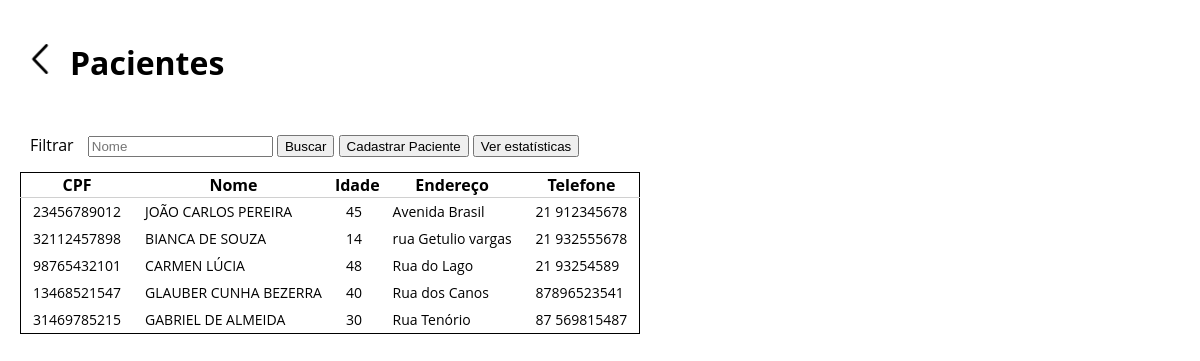
The page /patients/ on the database as committed earlier.
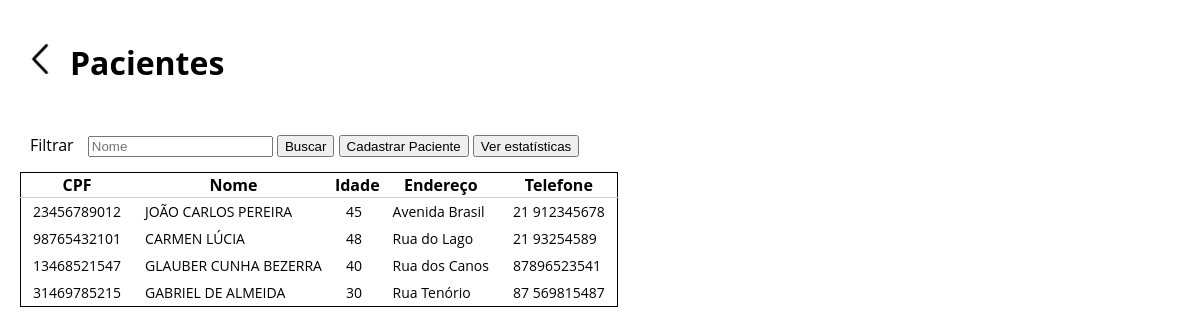
The same page on the database as committed later.
### patients/models.py (models this page shows, shortened)
class Patients(models.Model):
    cpf = models.CharField(primary_key=True, unique=True, max_length=11, null=False, blank=False)
    name = models.CharField(null=False, blank=False, max_length=100)
    age = models.SmallIntegerField(null=False, blank=False)
    addres = models.CharField(null=False, blank=False, max_length=200)
    phone = models.CharField(max_length=15)

### patients/views.py (the view)
# urls.py: path("", views.patients_list, name='patients_list'),
def patients_list(request, cpf=None):
    if cpf:
        patients = [get_object_or_404(Patients, cpf=cpf)]
    else:
        patients = Patients.objects.all().prefetch_related("exams")
    name_filter = request.GET.get("tbl-filter")
    if name_filter:
        name_filter = normalize(name_filter).lower()
        patients = [
            p for p in patients
            if name_filter in normalize(p.name).lower()
        ]
    return render(
        request,
        "patients/patients_list.html", {
        "pacientes": patients
    })

### patients/templates/patients/patients_list.html (shortened to what this page needs)
<!DOCTYPE html>
<html lang="pt-br">
<head>
    {% load static %}
    <link rel="stylesheet" href="{% static 'patients/style.css' %}">
</head>
<body>
    <header>
        <a href="{% url 'home' %}" class="head_btn">
            <img src="{% static 'patients/icons/back_icon.png' %}" alt="Voltar">
        </a>
        <h1>Pacientes</h1>
    </header>
    <div class="table-info">
        <section class="tbl-control">
            <form method="GET" class="tbl-filter">
                <label for="tbl-filter">Filtrar</label>
                <input type="text" name="tbl-filter" class="tbl-filter" placeholder="Nome">
                <button type="submit">Buscar</button>
                <button type="button" onclick=window.location="{% url 'add_patient' %}">Cadastrar Paciente</button>
                <button type="button" onclick="window.location='{% url 'tbl_info' %}'">Ver estatísticas</button>
            </form>
        </section>
        <table style="border: 1px solid black;">
            <thead>
                <tr class="t_header">
                    <th>CPF</th>
                    <th>Nome</th>
                    <th>Idade</th>
                    <th>Endereço</th>
                    <th>Telefone</th>
                </tr>
            </thead>
            <tbody>
                {% for p in pacientes %}
                    <tr onclick=window.location="{% url 'get_patient' p.cpf %}">
                        <td>{{ p.cpf }}</td>
                        <td>{{ p.name.upper }}</td>
                        <td>{{ p.age }}</td>
                        <td>{{ p.addres }}</td>
                        <td>{{ p.phone }}</td>
                    </tr>
                {% endfor %}
            </tbody>
        </table>
    </div>
</body>
</html>

Rows that differ between the two databases and show on the page:
removed Patients: cpf "32112457898", name "BIANCA DE SOUZA", age "14", addres "rua Getulio vargas", phone "21 932555678"
